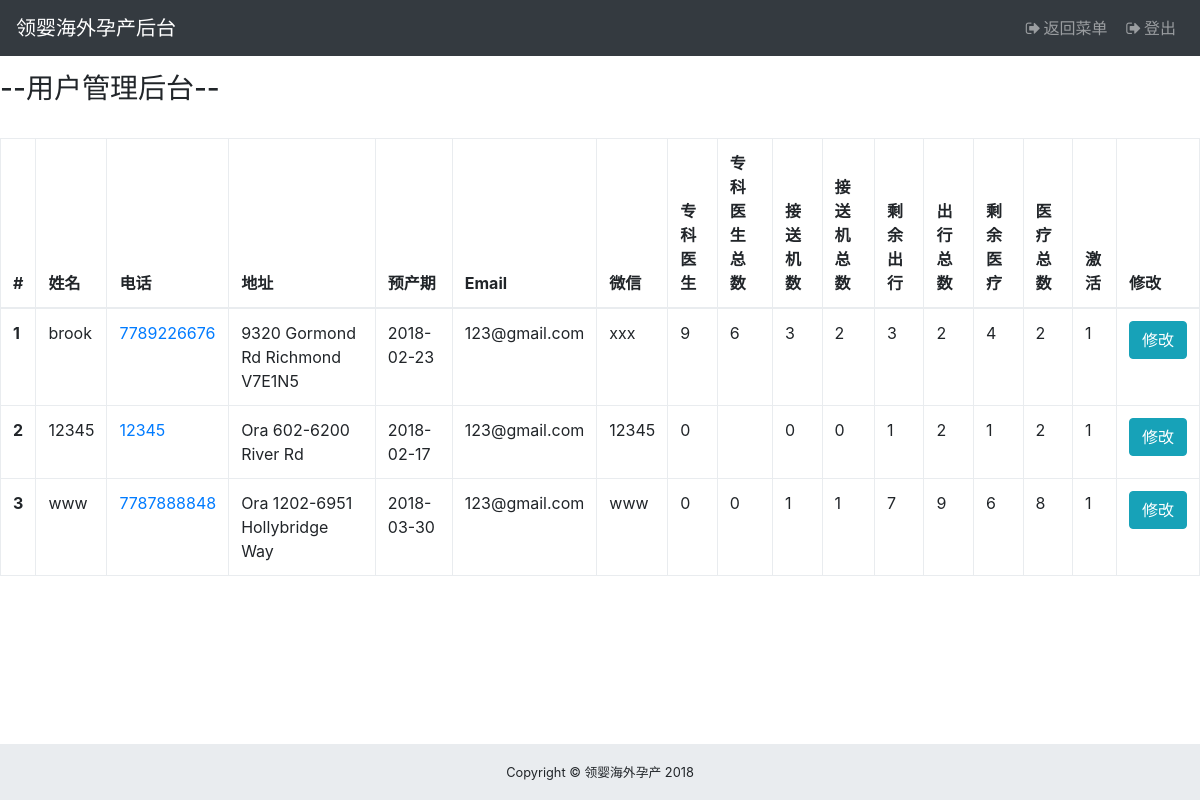
The page /admin/user_permission.php (signed in) on the database as committed earlier.
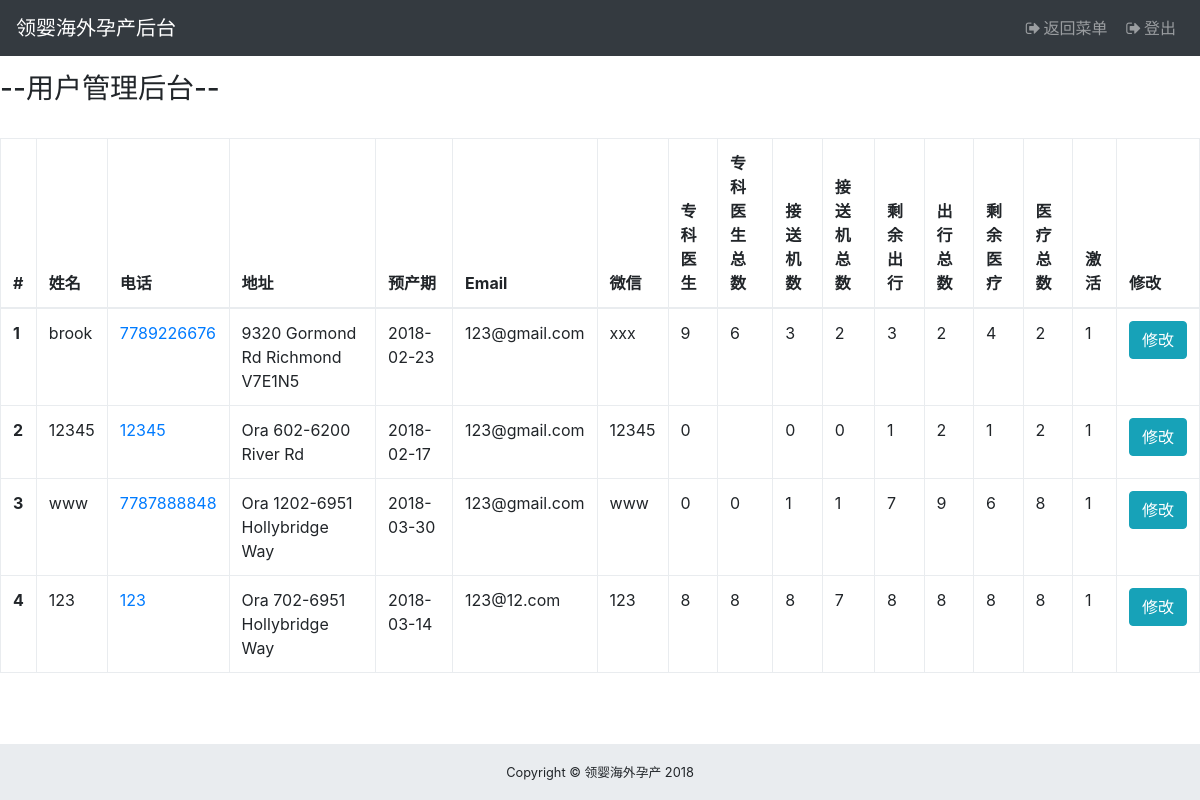
The same page on the database as committed later.
### tables this page shows
CREATE TABLE `users` (
  `uid` int(5) NOT NULL,
  `username` varchar(10) NOT NULL,
  `phone` bigint(50) NOT NULL,
  `email` varchar(50) NOT NULL,
  `password` varchar(100) NOT NULL,
  `weChat` varchar(50) NOT NULL,
  `timeDeliver` varchar(50) NOT NULL,
  `create_time` date NOT NULL,
  `role` varchar(10) DEFAULT NULL,
  `salt` varchar(6) NOT NULL,
  `address` varchar(100) DEFAULT NULL,
  `flight` int(5) DEFAULT '1',
  `flightTotal` int(10) DEFAULT '0',
  `special_medical` int(5) DEFAULT '0',
  `special_medicalTotal` int(10) DEFAULT '0',
  `pickup` int(5) DEFAULT NULL,
  `pickupTotal` int(20) DEFAULT NULL,
  `medicals` int(5) DEFAULT NULL,
  `medicalsTotal` int(20) DEFAULT NULL,
  `isActive` int(2) DEFAULT NULL
);

### admin/model/user_permission.func.php (the view, shortened to what this page needs)
<?php if(!defined('In_System')) exit("Access Denied");
class User_Permission{
    public function generatePermission(){
        GLOBAL $mysqli;
        $profile_query = "SELECT * FROM users";
        $results = mysqli_fetch_all($mysqli->query($profile_query), MYSQLI_ASSOC);
		if(sizeof($results) > 0){
            echo sprintf("
            <div class=\"table-responsive\">
                <table class=\"table table-bordered\">
                <thead>
                    <tr>
                        <th>#</th>
                        <th>姓名</th>
                        <th>电话</th>
                        <th>地址</th>
                        <th>预产期</th>
                        <th>Email</th>
                        <th>微信</th>
                        <th>专科医生</th>
                        <th>专科医生总数</th>
                        <th>接送机数</th>
                        <th>接送机总数</th>
                        <th>剩余出行</th>
                        <th>出行总数</th>
                        <th>剩余医疗</th>
                        <th>医疗总数</th>
                        <th>激活</th>
                        <th>修改</th>
                    </tr>
                </thead>
                <tbody>
            ");
            foreach( $results as $result){
                echo sprintf("
                            <form action=\"./user_permission_detail.php\" method=\"post\">
                            <tr>
                                <th scope=row><input type=\"hidden\" name= \"salt\" value= %s>%d</th>
                                <td>%s</td>
                                <td><a href=\"tel:%d\">%d</a></td>
                                <td>%s</td>
                                <td>%s</td>
                                <td>%s</td>
                                <td>%s</td>
                                <td>%s</td>
                                <td>%s</td>
                                <td>%d</td>
                                <td>%d</td>
                                <td>%d</td>
                                <td>%d</td>
                                <td>%d</td>
                                <td>%d</td>
                                <td>%d</td>
                                <td><button tyle=\"submit\" class=\"btn btn-info\" name=\"user_modify\">修改</button></td>
                            </tr>
                            </form>
                ", $result['salt'], $result['uid'], $result['username'], $result['phone'], $result['phone'], $result['address'], $result['timeDeliver'], $result['email'], $result['weChat'], $result['special_medical'], $result['special_medicalTotal'], $result['flight'], $result['flightTotal'], $result['pickup'], $result['pickupTotal'], $result['medicals'], $result['medicalsTotal'], $result['isActive']);
            }
            echo sprintf("
                    </tbody>
                    </table>
                </div>");
			return 1;
		}else{
			return 0;
		}
    }
}
?>

### component/adminHeader.php (shortened to what this page needs)
<!DOCTYPE html>
<html lang="en">
<head>
    <link href="/vendor/bootstrap/css/bootstrap.min.css" rel="stylesheet">
    <link href="/vendor/font-awesome/css/font-awesome.min.css" rel="stylesheet" type="text/css">
    <link href="/vendor/datatables/dataTables.bootstrap4.css" rel="stylesheet">
    <link href="/css/sb-admin.css" rel="stylesheet">
    <link href="/css/custom.css" rel="stylesheet">
    <link href="/css/bootstrap-datetimepicker.min.css" rel="stylesheet">
</head>
<body id="page-top">
<nav class="navbar navbar-expand-lg navbar-dark bg-dark fixed-top" id="mainNav">
    <a class="navbar-brand" href="./admin_access.php">领婴海外孕产后台</a>
    <div class="collapse navbar-collapse" id="navbarResponsive">
        <ul class="navbar-nav ml-auto">
            <li class="nav-item">
                <a class="nav-link" href="./admin_access.php">
                <i class="fa fa-fw fa-sign-out"></i>返回菜单</a>
            </li>
            <li class="nav-item">
                <a class="nav-link" onclick="signOut()">
                <i class="fa fa-fw fa-sign-out"></i>登出</a>
            </li>
        </ul>
    </div>
</nav>
<br/><br/><br/>

### admin/user_permission.php (shortened to what this page needs)
<?php DEFINE('Template_Call', TRUE);
    include_once "../component/adminHeader.php";
?>
 <h3>--用户管理后台--</h3>
 <br/>
<?php
    include_once "./model/common.php";
    include_once "./model/user_permission.func.php";
    $user_permission = new User_Permission();
    $user_permission->generatePermission();
?>
<br/><br/>
<?php
    include_once "../component/adminFooter.php";
?>
</body>
</html>

### component/adminFooter.php (shortened to what this page needs)
<footer class="admin-footer">
<div class="container-fluid">
    <div class="text-center">
    <small>Copyright © 领婴海外孕产 2018</small>
    </div>
</div>
</footer>

### css/sb-admin.css (style rules this page uses)
html { position: relative; min-height: 100%; }
body { overflow-x: hidden; }
#mainNav .navbar-collapse { overflow: auto; max-height: 75vh; }
#mainNav .navbar-collapse .navbar-nav .nav-item .nav-link { cursor: pointer; }
@media (min-width: 992px) { #mainNav .navbar-brand { width: 250px; } }
@media (min-width: 992px) { #mainNav .navbar-collapse { overflow: visible; max-height: none; } }

### css/custom.css (style rules this page uses)
.admin-footer { position: absolute; bottom: 0; left: 0; right: 0; width:100%; height: 56px; background-color: #e9ecef; line-height: 55px; }

Rows that differ between the two databases and show on the page:
added users: uid "4", username "123", phone "123", address "Ora 702-6951 Hollybridge Way", timeDeliver "2018-03-14", email "123@12.com", weChat "123", special_medical "8", special_medicalTotal "8", flight "8", flightTotal "7", pickup "8", pickupTotal "8", medicals "8", medicalsTotal "8", isActive "1"
